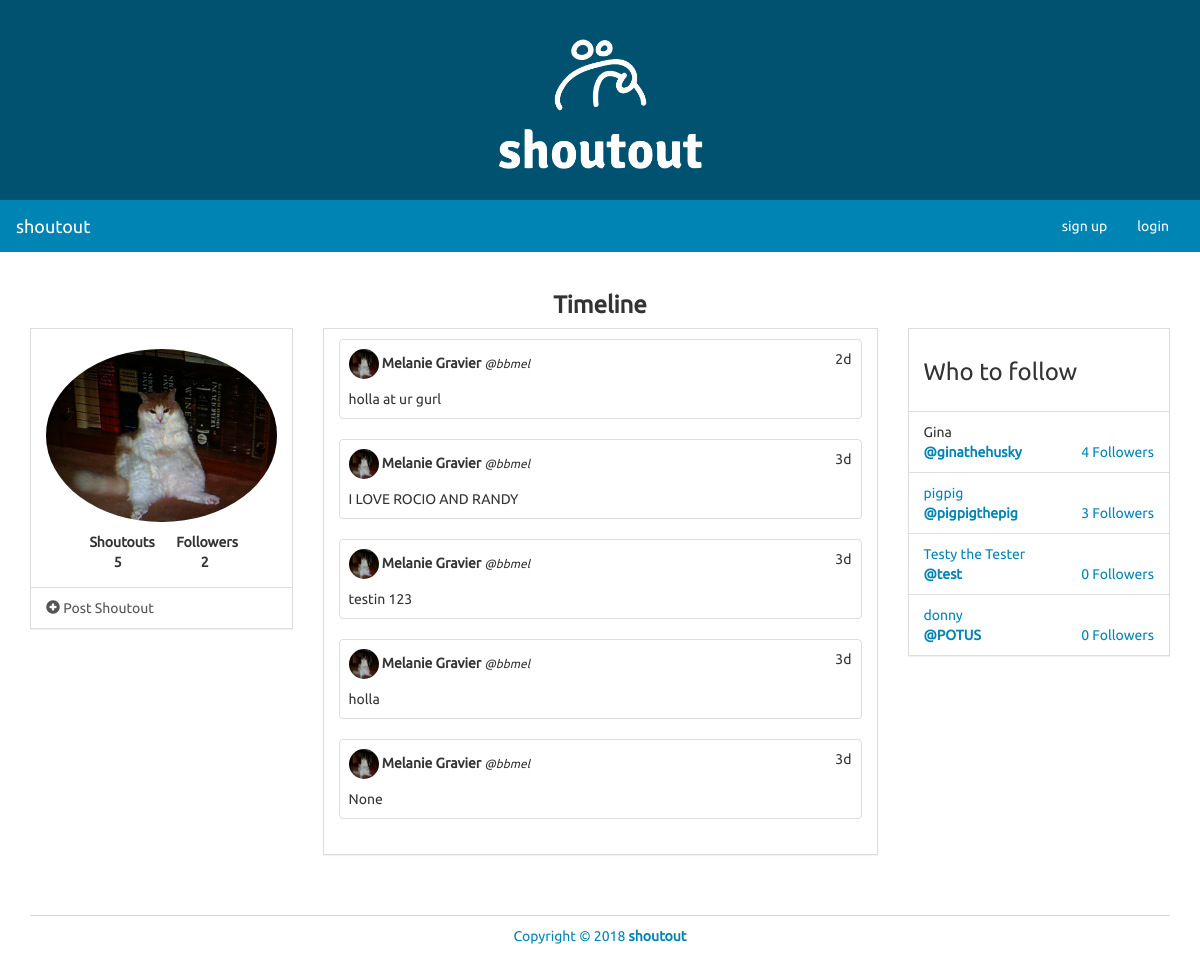
The app's page /timeline/bbmel with its own data.
### models.py (models this page shows)
class User(UserMixin, db.Model):
    id = db.Column(db.Integer, primary_key=True)
    name = db.Column(db.String(100))
    username = db.Column(db.String(30))
    image = db.Column(db.String(100))
    password = db.Column(db.String(50))
    join_date = db.Column(db.DateTime)
    shoutous = db.relationship('Shoutout', backref='user', lazy='dynamic')
    following = db.relationship('User', secondary=followers,
        primaryjoin=(followers.c.follower_id == id),
        secondaryjoin=(followers.c.followee_id == id),
        backref=db.backref('followers', lazy='dynamic'), lazy='dynamic')
    followed_by = db.relationship('User', secondary=followers,
        primaryjoin=(followers.c.followee_id == id),
        secondaryjoin=(followers.c.follower_id == id),
        backref=db.backref('followees', lazy='dynamic'), lazy='dynamic')

class Shoutout(db.Model):
    id = db.Column(db.Integer, primary_key=True)
    user_id = db.Column(db.Integer, db.ForeignKey('user.id'))
    text = db.Column(db.String(200))
    date_created = db.Column(db.DateTime)

### views.py (the view, shortened to what this page needs)
@app.route('/timeline', defaults={'username' : None})
@app.route('/timeline/<username>') # generalizes the timeline
def timeline(username):
    form = ShoutoutForm()
    if username:
        user = User.query.filter_by(username=username).first()
        if not user:
            abort(404)
        shoutouts = Shoutout.query.filter_by(user=user).order_by(Shoutout.date_created.desc()).all()
        total_shoutouts = len(shoutouts)
    who_to_watch = User.query.filter(User.id != user.id).order_by(db.func.random()).limit(4).all()
    current_time = datetime.now()
    followed_by_count = user.followed_by.count()
    return render_template('timeline.html', form=form, shoutouts=shoutouts, current_time=current_time, current_user=user, total_shoutouts=total_shoutouts, who_to_watch=who_to_watch, logged_in_user=current_user, followed_by_count=followed_by_count)

### app.py (called while the page is built)
@app.template_filter('time_since')
def time_since(delta):
    seconds = delta.total_seconds()
    days, seconds = divmod(seconds, 86400)
    hours, seconds = divmod(seconds, 3600)
    minutes, seconds = divmod(seconds, 60)
    if days > 0:
        return '%dd' % (days)
    elif hours > 0:
        return '%dh' % (hours)
    elif minutes > 0:
        return '%dm' % (minutes)
    else:
        return 'Just now'

### templates/timeline.html
{% extends "base.html" %}
{% block content %}
			<div class="row">
				<div class="col-lg-12">
					<h3 class="text-center bold">Timeline</h3>
				</div>
				<div class="col-lg-3">
					<div class="panel panel-default">
						<div class="panel-body">
							<div class="row pad">
								<div class="col-lg-12">
									<img src="{{ current_user.image }}" class="img-responsive img-circle center-block" alt="Image" />
								</div>
							</div>
							<div class="row pad">
								<div class="col-lg-4 col-lg-offset-2 text-center">
									<strong>
										Shoutouts <br />
										{{ total_shoutouts }}
									</strong>
								</div>
								<div class="col-lg-4 text-center">
									<strong>
										Followers <br />
										{{ followed_by_count }}
									</strong>
								</div>
							</div>
						</div>
						<ul class="list-group">
							<a class="list-group-item" data-toggle="modal" href="#newPost" data-backdrop="static" data-keboard="false">
								<i class="glyphicon glyphicon-plus-sign"></i> Post Shoutout
							</a>
						</ul>
					</div>
				</div>
				<div class="col-lg-6">
					<div class="panel panel-default">
						<div class="panel-body">
							{% for shoutout in shoutouts %}
								<div class="row">
									<div class="col-xs-12 col-sm-12 col-md-12 col-lg-12">
										<div class="thumbnail">
											<div class="caption">
												<div class="row">
													<div class="col-lg-10">
														<img src="{{ shoutout.user.image }}" style="width: 30px; height: 30px;" class="img-circle">
														<strong>{{ shoutout.user.name }}</strong>
														<small><em>@{{ shoutout.user.username }}</em></small>
													</div>
													<div class="col-lg-2 text-right">
														{{ (current_time - shoutout.date_created)|time_since }}
													</div>
												</div>
												<div class="row pad">
													<div class="col-lg-12">
														{{ shoutout.text }}
													</div>
												</div>
											</div>
										</div>
									</div>
								</div>
							{% endfor %}
						</div>
					</div>
				</div>
				<div class="col-lg-3">
					<div class="panel panel-default">
						<div class="panel-body">
							<h3>Who to follow</h3>
						</div>
						<ul class="list-group">
							{% for user in who_to_watch %}
									<li class="list-group-item">
										{{ user.name }}
										<div>
											<strong><a href="{{ url_for('profile', username=user.username) }}">@{{ user.username }}</strong>
											<span class="pull-right">
												{{ user.followed_by.all()|length }} Followers
											</span>
										</div>
									</li>
							{% endfor %}
						</ul>
					</div>
				</div>
			</div>
{% endblock %}

### static/css/styles.css (style rules this page uses)
body { font-family: Ubuntu, verdana, georgia, serif, sans-serif; }
a, a:hover, a:active, a:focus, a:visited { text-decoration: none; }
.bold { font-weight: bolder !important; }
div.panel, .btn, .navbar { border-radius: 0; }
.pad { margin-top: 10px !important; }
div.panel-body { padding-top: 10px; }
div.thumbnail { padding: 0; }

### records on screen
User: image (picture)
Shoutout: user.image (picture), user.name "Melanie Gravier", user.username "bbmel", (current_time-shoutout.date_created)|time_since "2d", text "holla at ur gurl"
Shoutout: user.image (picture), user.name "Melanie Gravier", user.username "bbmel", (current_time-shoutout.date_created)|time_since "3d", text "I LOVE ROCIO AND RANDY"
Shoutout: user.image (picture), user.name "Melanie Gravier", user.username "bbmel", (current_time-shoutout.date_created)|time_since "3d", text "testin 123"
Shoutout: user.image (picture), user.name "Melanie Gravier", user.username "bbmel", (current_time-shoutout.date_created)|time_since "3d", text "holla"
Shoutout: user.image (picture), user.name "Melanie Gravier", user.username "bbmel", (current_time-shoutout.date_created)|time_since "3d", text "None"
User: name "Gina", username "ginathehusky", followed_by.all|length "4"
User: name "pigpig", username "pigpigthepig", followed_by.all|length "3"
User: name "Testy the Tester", username "test", followed_by.all|length "0"
User: name "donny", username "POTUS", followed_by.all|length "0"

### other values on screen
{{ total_shoutouts }} "5"
{{ followed_by_count }} "2"
